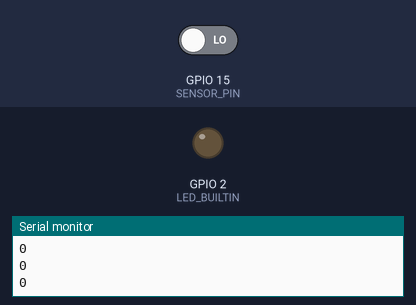
A program run on a simulated ESP32. Parts: output pins drawn as LEDs (lit = HIGH), the last lines printed to the serial monitor. The test bench sets the inputs (shaded band); at power-on: GPIO 15 (SENSOR_PIN) LOW.

Above: at 1.2 s.
1.3 s: GPIO 15 (SENSOR_PIN) driven HIGH
At 1.7 s:
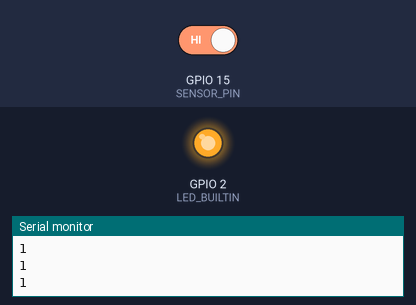
2.8 s: GPIO 15 (SENSOR_PIN) driven LOW
At 4.1 s:
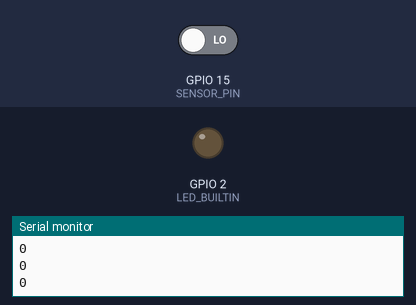
Timing chart, 0 to 5.8 s (numbered marks = the images above; inputs shaded):
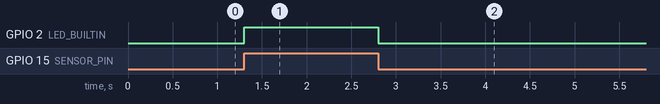

The program:

main.cpp
```cpp
#include <Arduino.h>
#include <freertos/FreeRTOS.h>

// Simple arduino code to test NPN-based proximity sensor

// Define the pin for the sensor
#define SENSOR_PIN GPIO_NUM_15

void sensor_proximity_init() {
  // Set the sensor pin as input
  pinMode(SENSOR_PIN, GPIO_MODE_INPUT);
  Serial.println("Sensor initialized");

  // Initialize the onboard LED state
  pinMode(LED_BUILTIN, OUTPUT);
  digitalWrite(LED_BUILTIN, digitalRead(SENSOR_PIN));
  Serial.println("LED initialized");
}

void task_sensor_proximity(void *pvParameters) {


  Serial.println("Initializing sensor");
  sensor_proximity_init();
  Serial.println("Sensor initialized");

  // Do nothing
  while (1) {
    // Read the sensor value
    int sensorValue = digitalRead(SENSOR_PIN);
    Serial.println(sensorValue);
    // Turn on the LED if the sensor is active
    digitalWrite(LED_BUILTIN, sensorValue);
    // Wait for 100ms
    vTaskDelay(100 / portTICK_PERIOD_MS);
  }
}


void setup() {
  // Start serial communication
  Serial.begin(115200);
  Serial.println("Proximity sensor test");

  // initialize freeRTOS tasks
  xTaskCreate(task_sensor_proximity, "Proximity Sensor", 4096, NULL, 1, NULL);

}

void loop() {
  // Do nothing
  delay(1000);
}
```

Measured:
- after the input at 1.3 s, GPIO 2 (LED_BUILTIN): LOW → HIGH at once
- after the input at 2.8 s, GPIO 2 (LED_BUILTIN): HIGH → LOW at once
